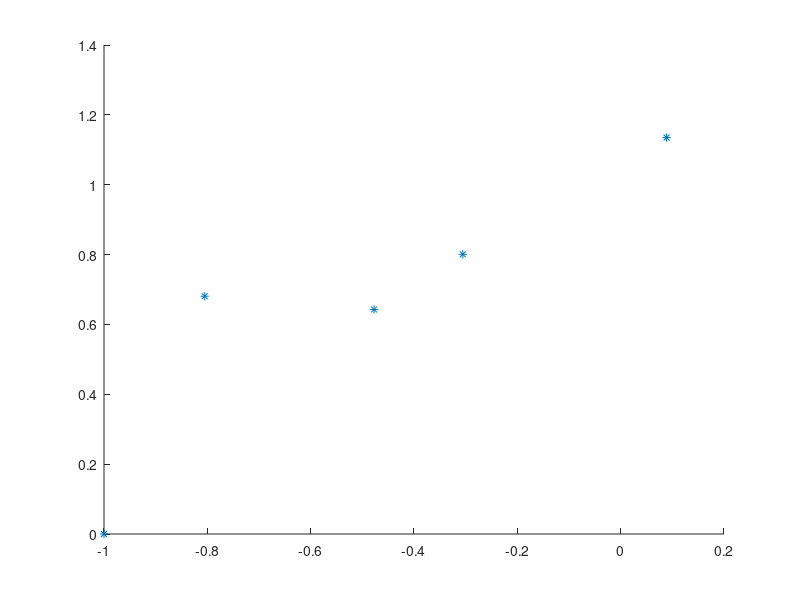

Write the MATLAB code that produced this figure. (Note: this script raises an error after producing the figure.)
%% Creando puntos random
x = zeros(1, 5);
x(1) = -1;
y = zeros(1, 5);
A0 = 1;
A1 = 0.5;
media = 0;
devEst = 0.1;
for i = 2:5
    x(i) = x(i - 1) + 0.4*rand;
    y(i) = A0 + x(i).*A1 + devEst * sqrt(-2 * log(rand)) * cos(2 * pi * rand) + media;
end

close all;
hold on;
plot(x, y, '*');
for i = 1:5
    poly = regresion(x, y, i);
    plot(x, poly(x))
end
hold off;

legend('Puntos','Grado 1','Grado 2','Grado 3','Grado 4','Grado 5');